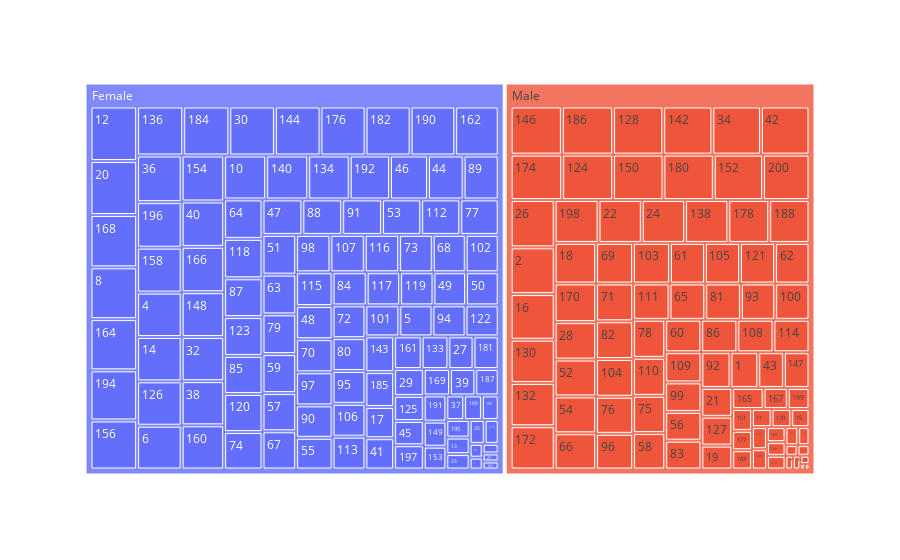

The cell this chart's notebook holds for it:
### Code cell
# Rename columns
df = df.rename(columns={'Annual Income (k$)': 'Annual_Income_k$', 'Spending Score (1-100)': 'Spending_Score_1_100'})

# Create the treemap
treemap = px.treemap(df, path=['Gender', 'CustomerID'], values='Spending_Score_1_100')

# Show the treemap
treemap.show()

### Figure 1 — Plotly figure (JSON) as saved in the notebook; plotly's stock layout.template omitted (floating-point values rounded to 4 significant figures; data arrays with more than 128 entries replaced by an {"elided": "..."} marker saying what was removed)
{"data": [{"branchvalues": "total", "domain": {"x": [0, 1], "y": [0, 1]}, "hovertemplate": "labels=%{label}<br>Spending_Score_1_100=%{value}<br>parent=%{parent}<br>id=%{id}<extra></extra>", "ids": {"elided": "202 str values"}, "labels": {"elided": "202 str values"}, "name": "", "parents": {"elided": "202 str values"}, "type": "treemap", "values": {"elided": "202 int values"}}], "layout": {"autosize": true, "legend": {"tracegroupgap": 0}, "margin": {"t": 60}}}
